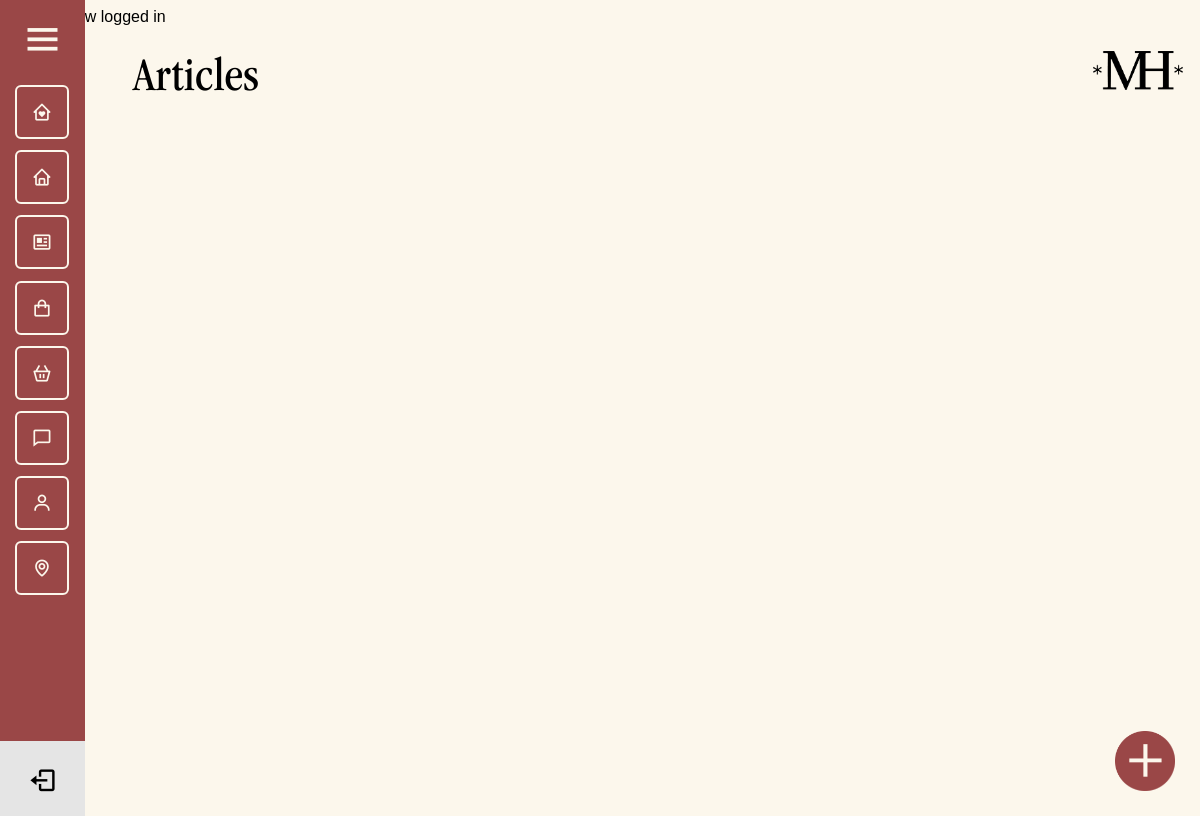
/admin/products.php (signed in), run on an earlier commit of the app's database.
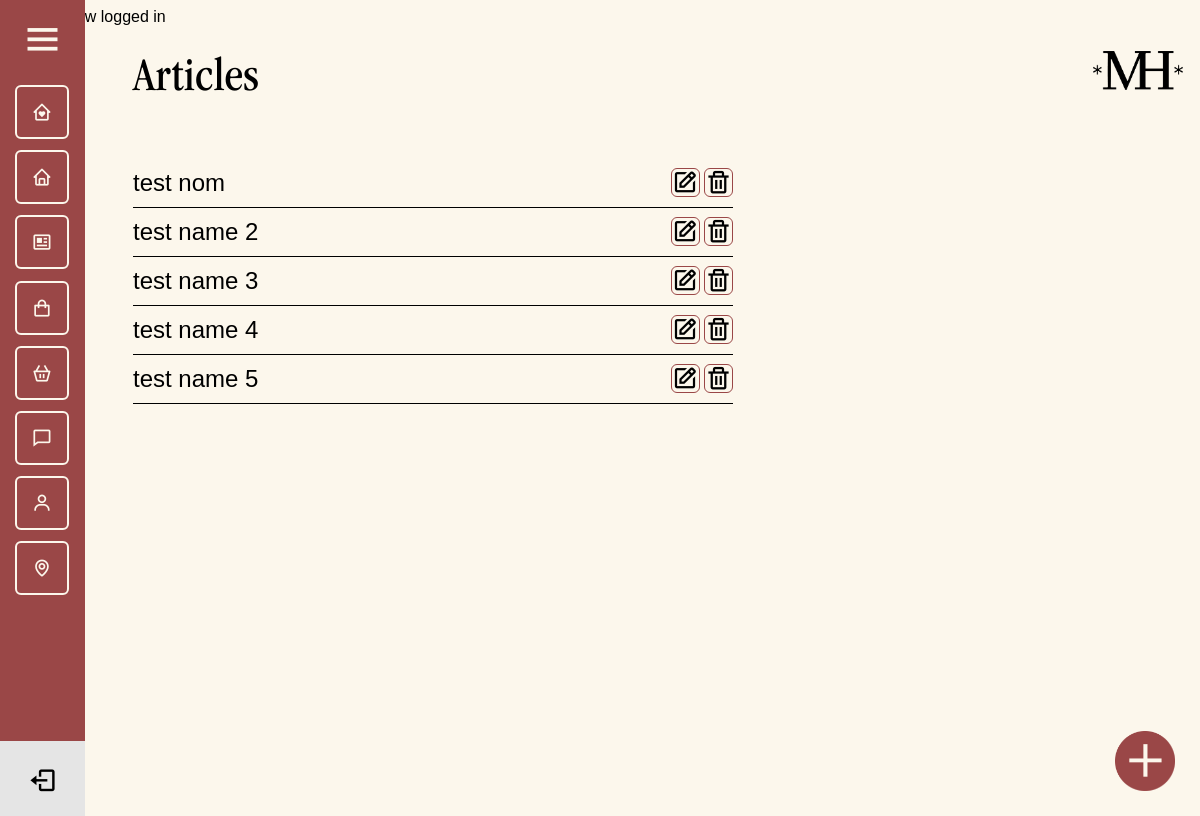
And on a later commit of the database.
### tables this page shows
CREATE TABLE `products` (
  `id_p` int(11) NOT NULL,
  `name_p` varchar(255) NOT NULL,
  `description_p` text NOT NULL,
  `photo_p` text NOT NULL,
  `size_p` varchar(10) NOT NULL,
  `quantity_p` varchar(10) NOT NULL,
  `price_p` varchar(255) NOT NULL,
  `rooms_id` int(11) NOT NULL
);

### admin/products.php (the view, shortened to what this page needs)
<?php
require_once $_SERVER['DOCUMENT_ROOT'] . '/core/core.php';
include 'includes/header.php';
include 'includes/navigation.php';
$sql = $db->query("SELECT * FROM products");
?>
<div class="admin_page">
    <div class="header_admin">
        <h1>Articles</h1>
        <img src="../assets/png/LOGO_ANCIEN.png" alt="Logo Muriel">
    </div>
    <div class="admin_page_tours">
    <?php while ($tour = mysqli_fetch_assoc($sql)) : ?>
        <div class="admin_page_tours_container">
            <div class="admin_page_tours_title">
                <h2><?= $tour['name_p']; ?></h2>
            </div>
            <div class="admin_page_tours_action">
                <a href="add_tour.php?edit=<?= $tour['id_p']; ?>"><i class='bx bx-edit' ></i></a>
                <a href="tours.php?delete=<?= $tour['id_p']; ?>"><i class='bx bx-trash' ></i></a>
            </div>
        </div>
        <?php endwhile; ?>
        <a href="add_product.php"><img src="/assets/png/button_add.png" alt=""></a>
    </div>
</div>

What changed in the data, as far as the page shows it:
added products: name_p "test nom"
added products: name_p "test name 2"
added products: name_p "test name 3"
added products: name_p "test name 4"
added products: name_p "test name 5"
